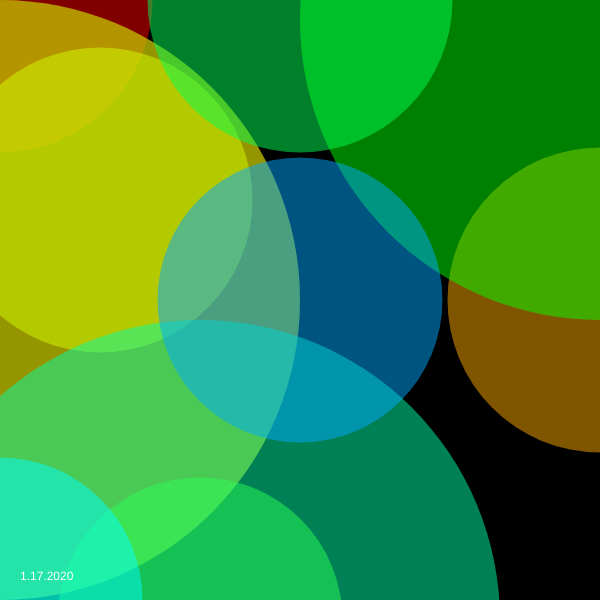
Frame 1 (no input)
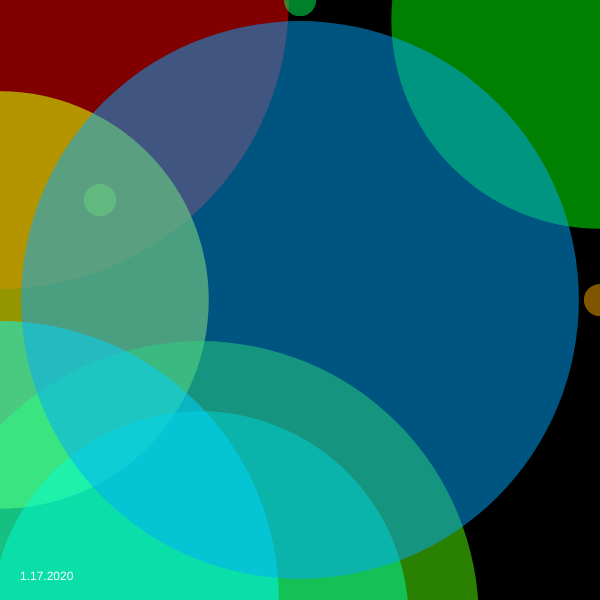
Frame 60 (no input)
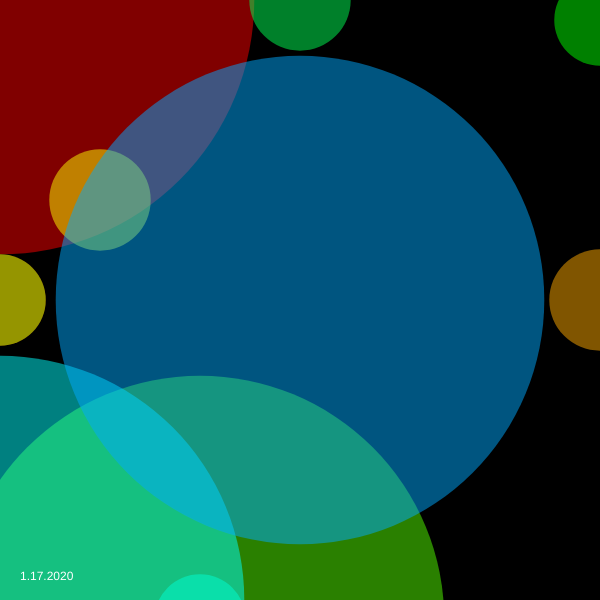
Frame 120 (the mouse pressed at the canvas centre since frame 60)

The p5.js sketch that drew these frames (run headless with seeded random() and noise() and a simulated clock; from frame 60 on, the mouse is pressed at the canvas centre):

// p5.js sketch
// ── sketch.js
let diameter;
let angle = 0;

function setup() {
  createCanvas(600, 600);
  diameter = height - 10;
  noStroke();
  colorMode(HSB);
}

function draw() {
  background(0);

  let d1 = 10 + (sin(angle) * diameter) / 2 + diameter / 2;
  let d2 = 10 + (sin(angle + PI / 2) * diameter) / 2 + diameter / 2;
  let d3 = 10 + (sin(angle + PI) * diameter) / 2 + diameter / 2;
  let d4 = 10 + (sin(angle + PI) * diameter) / 2 - diameter / 2;

  fill(0, 200, 200, 0.5);
  ellipse(0, 0, d1, d1);
  fill(20, 200, 200, 0.5);
  ellipse(0, height / 2, d2, d2);
  fill(40, 200, 200, 0.5);
  ellipse(width, height / 2, d3, d3);
  fill(60, 200, 200, 0.5);
  ellipse(100, height/3, d3, d3);
  fill(80, 200, 200, 0.5);
  ellipse(0, height / 2, d2, d2);
  fill(100, 200, 200, 0.5);
  ellipse(200, height + 20, d4, d4);
  fill(120, 200, 200, 0.5);
  ellipse(width, 20, d2, d2);
  fill(140, 200, 200, 0.5);
  ellipse(width/2, 0, d3, d3);
  fill(160, 200, 200, 0.5);
  ellipse(200, height + 20, d2, d2);
  fill(180, 200, 200, 0.5);
  ellipse(0, height, d4, d4);
  fill(200, 200, 200, 0.5);
  ellipse(width/2, height/2, d4, d4);
  angle += 0.02;

  fill(255);
  text("1.17.2020", 20, height - 20);
}
